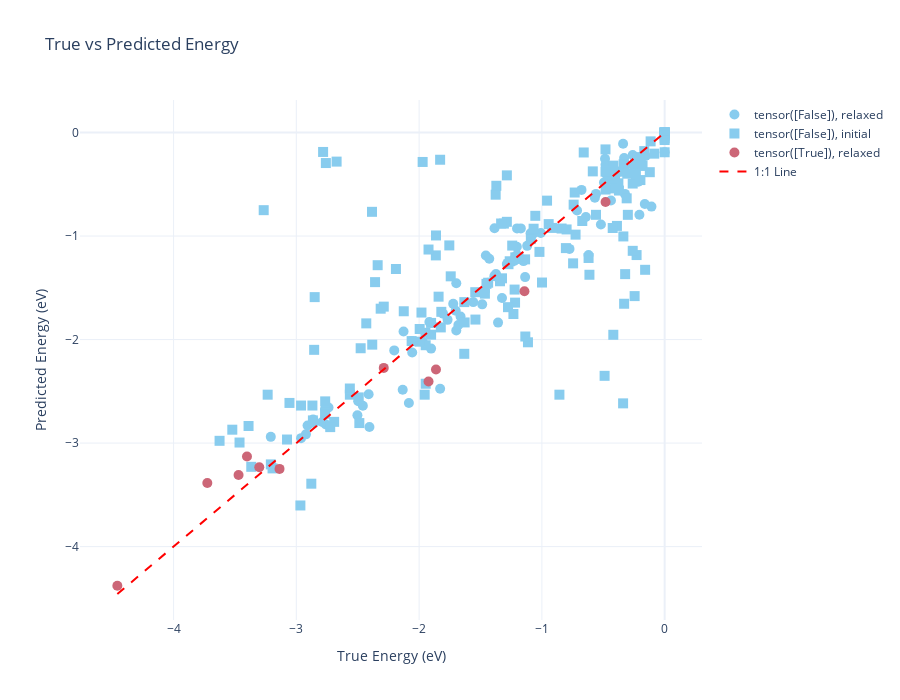

Notebook cell for this chart:
### Code cell
# Color palette
color_map = px.colors.qualitative.Safe

fig = go.Figure()

unique_dissociations = df_test_set["Dissociation"].unique()
unique_states = df_test_set["State"].unique()

for i, diss in enumerate(unique_dissociations):
    for j, state in enumerate(unique_states):
        subset = df_test_set[(df_test_set["Dissociation"] == diss) & (df_test_set["State"] == state)]
        if not subset.empty:
            fig.add_trace(go.Scatter(
                x=subset['True_eV'],
                y=subset['Prediction_eV'],
                mode='markers',
                name=f"{diss}, {state}",
                marker=dict(
                    size=10,
                    color=color_map[i % len(color_map)],
                    symbol=j
                ),
                # Include extra hover fields
                hovertemplate=
                    "<b>Molecule Group:</b> %{customdata[2]}<br>" +
                    "<b>Molecule:</b> %{customdata[3]}<br>" +
                    "<b>State:</b> %{customdata[1]}<br>" +
                    "<b>Dissociation:</b> %{customdata[0]}<br>" +
                    "<b>True Energy:</b> %{x:.3f} eV<br>" +
                    "<b>Predicted:</b> %{y:.3f} eV<br>" +
                    "<extra></extra>",
                customdata=subset[['Dissociation', 'State', 'Molecule Group', 'Molecule']]
            ))

# 1:1 Line
fig.add_trace(go.Scatter(
    x=[df_test_set['True_eV'].min(), df_test_set['True_eV'].max()],
    y=[df_test_set['True_eV'].min(), df_test_set['True_eV'].max()],
    mode='lines',
    name='1:1 Line',
    line=dict(dash='dash', color='red')
))

# Layout
fig.update_layout(
    title='True vs Predicted Energy',
    xaxis_title='True Energy (eV)',
    yaxis_title='Predicted Energy (eV)',
    width=900,
    height=700,
    template='plotly_white'
)

fig.show()

### Figure 1 — Plotly figure (JSON) as saved in the notebook; plotly's stock layout.template omitted (floating-point values rounded to 4 significant figures; data arrays with more than 128 entries replaced by an {"elided": "..."} marker saying what was removed)
{"data": [{"customdata": {"elided": "100x4 str values"}, "hovertemplate": "<b>Molecule Group:</b> %{customdata[2]}<br><b>Molecule:</b> %{customdata[3]}<br><b>State:</b> %{customdata[1]}<br><b>Dissociation:</b> %{customdata[0]}<br><b>True Energy:</b> %{x:.3f} eV<br><b>Predicted:</b> %{y:.3f} eV<br><extra></extra>", "marker": {"color": "rgb(136, 204, 238)", "size": 10, "symbol": 0}, "mode": "markers", "name": "tensor([False]), relaxed", "type": "scatter", "x": [0.0, -1.374, -1.697, -1.456, -1.559, -1.191, -0.3232, -1.916, -0.4517, -1.438, -2.922, 0.0, -1.217, -0.5592, -0.6196, -0.5684, -2.203, -1.376, -1.249, -0.7136, -1.204, -0.1076, -0.775, -0.5191, -0.241, -1.429, -1.805, -1.702, 0.0, -0.6772, -1.325, -0.4817, -0.258, -1.386, -1.971, -0.4729, -1.285, -1.092, -2.738, -1.663, -1.202, -2.766, -0.3792, -1.067, -1.829, -1.15, -2.962, -2.76, -1.137, -0.6418, -1.203, -3.208, -0.1617, -1.171, -2.083, -1.486, -2.058, -2.496, -0.4855, -1.12, -1.387, -0.3217, -1.464, -2.909, -2.458, -2.127, 0.0, -2.411, -1.902, -2.789, 0.0, -1.009, -2.134, 0.0, -0.2141, -0.1545, -2.855, -2.405, -1.722, -0.4073, -0.4373, -1.357, 0.0, -0.3807, -2.056, -2.864, -0.4941, -0.33, -0.4618, -2.502, -1.226, -1.697, 0.0, -0.2057, -0.2602, -0.3385, -1.68, -0.2403, -1.768, 0.0], "y": [-0.002068, -1.368, -1.912, -1.188, -1.638, -1.222, -0.5926, -1.831, -0.4614, -1.451, -2.916, -0.001836, -1.206, -0.5926, -1.184, -0.6299, -2.104, -1.376, -1.249, -0.7525, -1.103, -0.7157, -1.124, -0.8884, -0.3056, -1.22, -1.751, -1.722, 0.0005686, -0.5542, -1.599, -0.3118, -0.3177, -0.9245, -2.021, -0.4058, -1.269, -0.9738, -2.656, -1.778, -0.926, -2.668, -0.3779, -0.9738, -2.475, -1.242, -2.952, -2.819, -1.397, -0.8168, -1.183, -2.94, -0.6897, -0.926, -2.613, -1.66, -2.014, -2.596, -0.2528, -1.095, -1.387, -0.386, -1.53, -2.831, -2.639, -1.922, -0.001005, -2.528, -2.088, -2.797, -0.05561, -0.9708, -2.486, -0.02806, -0.4754, -0.2261, -2.807, -2.845, -1.655, -0.4812, -0.6562, -1.836, -0.03925, -0.3823, -2.125, -2.772, -0.4838, -0.2463, -0.4058, -2.731, -1.24, -1.456, -0.001106, -0.794, -0.2176, -0.1088, -1.859, -0.3431, -1.81, -0.1906]}, {"customdata": {"elided": "162x4 str values"}, "hovertemplate": "<b>Molecule Group:</b> %{customdata[2]}<br><b>Molecule:</b> %{customdata[3]}<br><b>State:</b> %{customdata[1]}<br><b>Dissociation:</b> %{customdata[0]}<br><b>True Energy:</b> %{x:.3f} eV<br><b>Predicted:</b> %{y:.3f} eV<br><extra></extra>", "marker": {"color": "rgb(136, 204, 238)", "size": 10, "symbol": 1}, "mode": "markers", "name": "tensor([False]), initial", "type": "scatter", "x": {"elided": "162 float values"}, "y": {"elided": "162 float values"}}, {"customdata": [["tensor([True])", "relaxed", "amidines", "Acetimidamide"], ["tensor([True])", "relaxed", "amides", "Acetamide"], ["tensor([True])", "relaxed", "carbonates_carboxylic-acids_esters", "Acetic-acid"], ["tensor([True])", "relaxed", "oximes", "Formaldoxime"], ["tensor([True])", "relaxed", "imines", "N-methylmethanimine"], ["tensor([True])", "relaxed", "carbonates_carboxylic-acids_esters", "Carbonic-acid"], ["tensor([True])", "relaxed", "carbamate-esters", "Carbamic-acid"], ["tensor([True])", "relaxed", "thiols_thials_thioketones_thioethers", "Methanethiol"], ["tensor([True])", "relaxed", "alcohols_aldehydes_ketones_ethers", "Formaldehyde"], ["tensor([True])", "relaxed", "thiols_thials_thioketones_thioethers", "Ethanethiol"], ["tensor([True])", "relaxed", "thiols_thials_thioketones_thioethers", "Propane-2-thiol"]], "hovertemplate": "<b>Molecule Group:</b> %{customdata[2]}<br><b>Molecule:</b> %{customdata[3]}<br><b>State:</b> %{customdata[1]}<br><b>Dissociation:</b> %{customdata[0]}<br><b>True Energy:</b> %{x:.3f} eV<br><b>Predicted:</b> %{y:.3f} eV<br><extra></extra>", "marker": {"color": "rgb(204, 102, 119)", "size": 10, "symbol": 0}, "mode": "markers", "name": "tensor([True]), relaxed", "type": "scatter", "x": [-4.458, -3.725, -3.402, -0.4814, -3.302, -1.923, -1.863, -2.288, -1.142, -3.137, -3.471], "y": [-4.379, -3.385, -3.13, -0.6703, -3.234, -2.405, -2.29, -2.274, -1.533, -3.249, -3.309]}, {"line": {"color": "red", "dash": "dash"}, "mode": "lines", "name": "1:1 Line", "type": "scatter", "x": [-4.458, 0], "y": [-4.458, 0]}], "layout": {"height": 700, "title": {"text": "True vs Predicted Energy"}, "width": 900, "xaxis": {"title": {"text": "True Energy (eV)"}}, "yaxis": {"title": {"text": "Predicted Energy (eV)"}}}}
